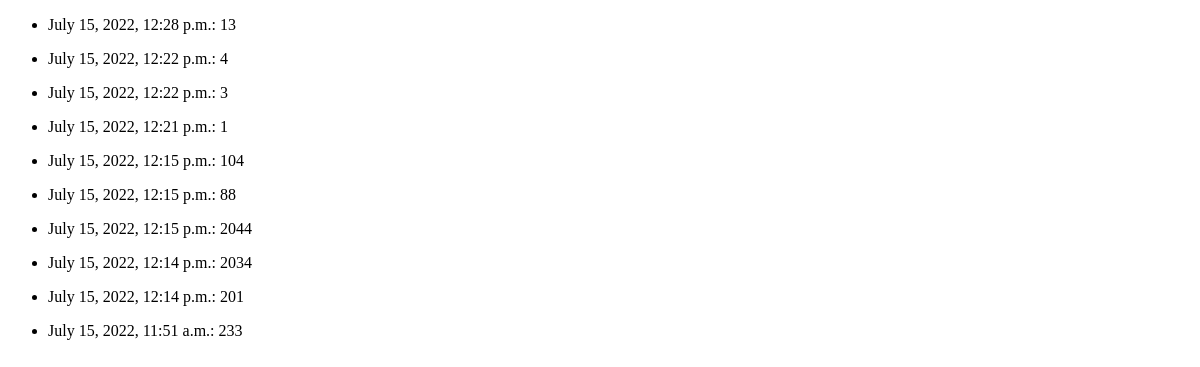
Page /calc/history on the earlier database version.
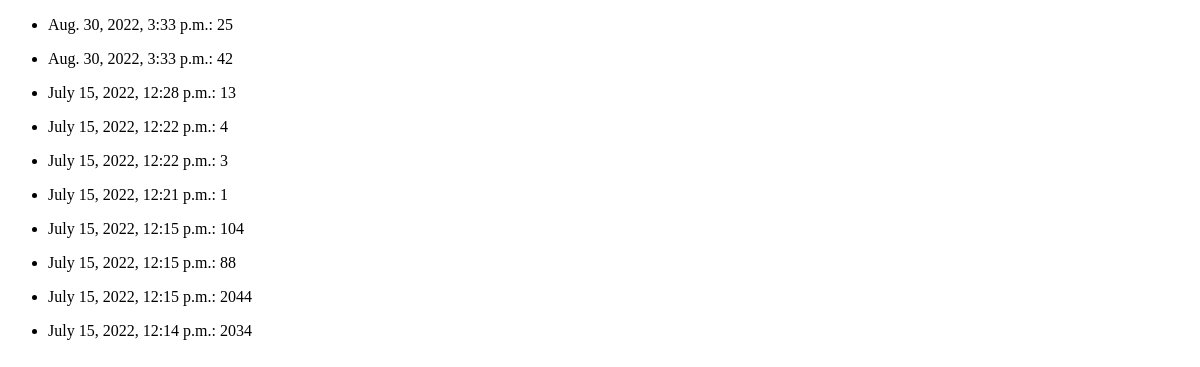
Same page on the later database version.
### hello_django/calc/models.py (models this page shows)
class History(models.Model):
    timestamp = models.DateTimeField(auto_now_add=True)
    value = models.IntegerField()

### hello_django/calc/views.py (the view)
# urls.py: path('history', views.HistoryView.as_view(), name='history'),
class HistoryView(View):
    def get(self, request):
        calc_history = History.objects.order_by('-timestamp')[:10]
        return render(request, 'calc/history.html', {'history': calc_history})

### hello_django/templates/calc/history.html (shortened to what this page needs)
<!DOCTYPE html>
<html lang="en">
<head>
</head>
<body>
    {% if history %}
        <ul>
        {% for h in history %}
        <li><p>{{ h.timestamp }}: {{ h.value }}</p></li>
        {% endfor %}
        </ul>
    {% else %}
        <p>There are no records here yet</p>
    {% endif %}
</body>
</html>

Differences in the rows shown:
no longer on this page (row unchanged): History: timestamp "July 15, 2022, 12:14 p.m.", value "201"
no longer on this page (row unchanged): History: timestamp "July 15, 2022, 11:51 a.m.", value "233"
added History: timestamp "Aug. 30, 2022, 3:33 p.m.", value "25"
added History: timestamp "Aug. 30, 2022, 3:33 p.m.", value "42"
